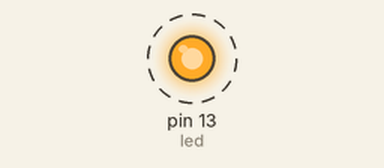
A sketch run on a simulated Arduino Uno, built with avr-gcc and run on an emulated ATmega328P. Shown: output pins drawn as LEDs (lit = HIGH). Dashed ring = blinking.

Above: at 0.5 s.
Timing chart, 0 to 4.6 s (numbered marks = the images above):
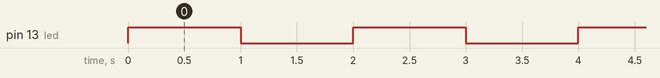

Measured:
- by itself, pin 13 (led): alternates HIGH for 1.0 s and LOW for 1.0 s

The sketch:

board_test.ino
```cpp
// Board Test file
// We have killed a board while wiring the relays :(
// After replacing 328p this confirms functionality
// Once Brodie has his own board a test fixture will be created to test all GPIO's

int led = 13;

void setup() {
  // put your setup code here, to run once:
  pinMode(led, OUTPUT);
  digitalWrite(led, LOW);
}

void loop() {
  // put your main code here, to run repeatedly:
  digitalWrite(led, HIGH);
  delay(1000);
  digitalWrite(led, LOW);
  delay(1000);
}
```
